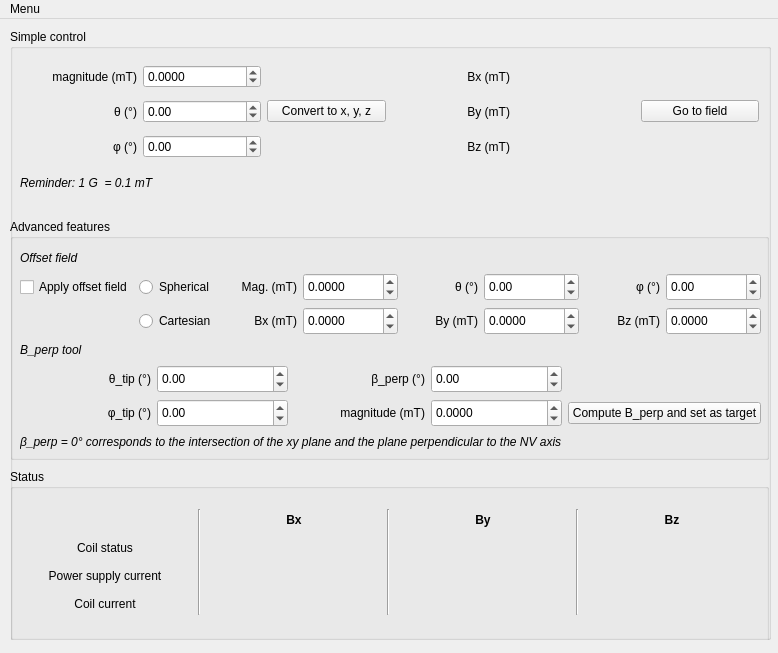
<?xml version="1.0" encoding="UTF-8"?>
<ui version="4.0">
 <class>MainWindow</class>
 <widget class="QMainWindow" name="MainWindow">
  <property name="geometry">
   <rect>
    <x>0</x>
    <y>0</y>
    <width>778</width>
    <height>653</height>
   </rect>
  </property>
  <property name="windowTitle">
   <string>Vector magnet</string>
  </property>
  <widget class="QWidget" name="centralwidget">
   <widget class="QWidget" name="verticalLayoutWidget">
    <property name="geometry">
     <rect>
      <x>10</x>
      <y>10</y>
      <width>761</width>
      <height>611</height>
     </rect>
    </property>
    <layout class="QVBoxLayout" name="verticalLayout">
     <item>
      <widget class="QGroupBox" name="groupBox">
       <property name="title">
        <string>Simple control</string>
       </property>
       <widget class="QWidget" name="layoutWidget">
        <property name="geometry">
         <rect>
          <x>8</x>
          <y>30</y>
          <width>741</width>
          <height>106</height>
         </rect>
        </property>
        <layout class="QGridLayout" name="gridLayout_general_control">
         <item row="3" column="4">
          <widget class="QLabel" name="display_z">
           <property name="text">
            <string/>
           </property>
           <property name="alignment">
            <set>Qt::AlignCenter</set>
           </property>
          </widget>
         </item>
         <item row="1" column="1">
          <widget class="QDoubleSpinBox" name="doubleSpinBox_magnitude">
           <property name="locale">
            <locale language="English" country="UnitedStates"/>
           </property>
           <property name="decimals">
            <number>4</number>
           </property>
           <property name="minimum">
            <double>-99999.000000000000000</double>
           </property>
           <property name="maximum">
            <double>99999.000000000000000</double>
           </property>
          </widget>
         </item>
         <item row="2" column="1">
          <widget class="QDoubleSpinBox" name="doubleSpinBox_theta">
           <property name="locale">
            <locale language="English" country="UnitedStates"/>
           </property>
           <property name="minimum">
            <double>-360.000000000000000</double>
           </property>
           <property name="maximum">
            <double>360.000000000000000</double>
           </property>
          </widget>
         </item>
         <item row="2" column="0">
          <widget class="QLabel" name="label_theta">
           <property name="text">
            <string>θ (°)</string>
           </property>
           <property name="alignment">
            <set>Qt::AlignRight|Qt::AlignTrailing|Qt::AlignVCenter</set>
           </property>
          </widget>
         </item>
         <item row="1" column="0">
          <widget class="QLabel" name="label_magnitude">
           <property name="text">
            <string>magnitude (mT)</string>
           </property>
           <property name="alignment">
            <set>Qt::AlignRight|Qt::AlignTrailing|Qt::AlignVCenter</set>
           </property>
          </widget>
         </item>
         <item row="1" column="4">
          <widget class="QLabel" name="display_x">
           <property name="text">
            <string/>
           </property>
           <property name="alignment">
            <set>Qt::AlignCenter</set>
           </property>
          </widget>
         </item>
         <item row="2" column="5">
          <widget class="QPushButton" name="pushButton_go_to">
           <property name="text">
            <string>Go to field</string>
           </property>
          </widget>
         </item>
         <item row="1" column="3">
          <widget class="QLabel" name="label_x">
           <property name="text">
            <string>Bx (mT)</string>
           </property>
           <property name="alignment">
            <set>Qt::AlignRight|Qt::AlignTrailing|Qt::AlignVCenter</set>
           </property>
          </widget>
         </item>
         <item row="3" column="1">
          <widget class="QDoubleSpinBox" name="doubleSpinBox_phi">
           <property name="locale">
            <locale language="English" country="UnitedStates"/>
           </property>
           <property name="minimum">
            <double>-360.000000000000000</double>
           </property>
           <property name="maximum">
            <double>360.000000000000000</double>
           </property>
          </widget>
         </item>
         <item row="3" column="3">
          <widget class="QLabel" name="label_z">
           <property name="text">
            <string>Bz (mT)</string>
           </property>
           <property name="alignment">
            <set>Qt::AlignRight|Qt::AlignTrailing|Qt::AlignVCenter</set>
           </property>
          </widget>
         </item>
         <item row="3" column="0">
          <widget class="QLabel" name="label_phi">
           <property name="text">
            <string>φ (°)</string>
           </property>
           <property name="alignment">
            <set>Qt::AlignRight|Qt::AlignTrailing|Qt::AlignVCenter</set>
           </property>
          </widget>
         </item>
         <item row="2" column="3">
          <widget class="QLabel" name="label_y">
           <property name="text">
            <string>By (mT)</string>
           </property>
           <property name="alignment">
            <set>Qt::AlignRight|Qt::AlignTrailing|Qt::AlignVCenter</set>
           </property>
          </widget>
         </item>
         <item row="2" column="2">
          <widget class="QPushButton" name="pushButton_convert">
           <property name="text">
            <string>Convert to x, y, z</string>
           </property>
          </widget>
         </item>
         <item row="2" column="4">
          <widget class="QLabel" name="display_y">
           <property name="text">
            <string/>
           </property>
           <property name="alignment">
            <set>Qt::AlignCenter</set>
           </property>
          </widget>
         </item>
        </layout>
       </widget>
       <widget class="QLabel" name="label">
        <property name="geometry">
         <rect>
          <x>10</x>
          <y>140</y>
          <width>140</width>
          <height>28</height>
         </rect>
        </property>
        <property name="font">
         <font>
          <italic>true</italic>
         </font>
        </property>
        <property name="text">
         <string>Reminder: 1 G  = 0.1 mT</string>
        </property>
       </widget>
       <widget class="QGroupBox" name="groupBox_3">
        <property name="geometry">
         <rect>
          <x>0</x>
          <y>190</y>
          <width>759</width>
          <height>241</height>
         </rect>
        </property>
        <property name="title">
         <string>Advanced features</string>
        </property>
        <widget class="QWidget" name="verticalLayoutWidget_2">
         <property name="geometry">
          <rect>
           <x>10</x>
           <y>30</y>
           <width>741</width>
           <height>202</height>
          </rect>
         </property>
         <layout class="QVBoxLayout" name="verticalLayout_2">
          <item>
           <widget class="QLabel" name="label_3">
            <property name="font">
             <font>
              <italic>true</italic>
             </font>
            </property>
            <property name="text">
             <string>Offset field</string>
            </property>
           </widget>
          </item>
          <item>
           <layout class="QGridLayout" name="gridLayout_2">
            <item row="0" column="0">
             <widget class="QCheckBox" name="offset_checkBox">
              <property name="text">
               <string>Apply offset field</string>
              </property>
             </widget>
            </item>
            <item row="0" column="2">
             <widget class="QLabel" name="label_5">
              <property name="text">
               <string>Mag. (mT)</string>
              </property>
              <property name="alignment">
               <set>Qt::AlignRight|Qt::AlignTrailing|Qt::AlignVCenter</set>
              </property>
             </widget>
            </item>
            <item row="0" column="6">
             <widget class="QLabel" name="label_7">
              <property name="text">
               <string>φ (°)</string>
              </property>
              <property name="alignment">
               <set>Qt::AlignRight|Qt::AlignTrailing|Qt::AlignVCenter</set>
              </property>
             </widget>
            </item>
            <item row="0" column="3">
             <widget class="QDoubleSpinBox" name="offset_mag_doubleSpinBox">
              <property name="minimumSize">
               <size>
                <width>75</width>
                <height>28</height>
               </size>
              </property>
              <property name="locale">
               <locale language="English" country="UnitedStates"/>
              </property>
              <property name="decimals">
               <number>4</number>
              </property>
              <property name="minimum">
               <double>-99999.000000000000000</double>
              </property>
              <property name="maximum">
               <double>99999.000000000000000</double>
              </property>
             </widget>
            </item>
            <item row="1" column="1">
             <widget class="QRadioButton" name="cartesian_radioButton">
              <property name="text">
               <string>Cartesian</string>
              </property>
             </widget>
            </item>
            <item row="0" column="5">
             <widget class="QDoubleSpinBox" name="offset_theta_doubleSpinBox">
              <property name="minimumSize">
               <size>
                <width>75</width>
                <height>28</height>
               </size>
              </property>
              <property name="locale">
               <locale language="English" country="UnitedStates"/>
              </property>
              <property name="minimum">
               <double>-360.000000000000000</double>
              </property>
              <property name="maximum">
               <double>360.000000000000000</double>
              </property>
             </widget>
            </item>
            <item row="0" column="1">
             <widget class="QRadioButton" name="spherical_radioButton">
              <property name="text">
               <string>Spherical</string>
              </property>
             </widget>
            </item>
            <item row="0" column="4">
             <widget class="QLabel" name="label_6">
              <property name="text">
               <string>θ (°)</string>
              </property>
              <property name="alignment">
               <set>Qt::AlignRight|Qt::AlignTrailing|Qt::AlignVCenter</set>
              </property>
             </widget>
            </item>
            <item row="0" column="7">
             <widget class="QDoubleSpinBox" name="offset_phi_doubleSpinBox">
              <property name="minimumSize">
               <size>
                <width>75</width>
                <height>28</height>
               </size>
              </property>
              <property name="locale">
               <locale language="English" country="UnitedStates"/>
              </property>
              <property name="minimum">
               <double>-360.000000000000000</double>
              </property>
              <property name="maximum">
               <double>360.000000000000000</double>
              </property>
             </widget>
            </item>
            <item row="1" column="2">
             <widget class="QLabel" name="label_8">
              <property name="text">
               <string>Bx (mT)</string>
              </property>
              <property name="alignment">
               <set>Qt::AlignRight|Qt::AlignTrailing|Qt::AlignVCenter</set>
              </property>
             </widget>
            </item>
            <item row="1" column="4">
             <widget class="QLabel" name="label_9">
              <property name="text">
               <string>By (mT)</string>
              </property>
              <property name="alignment">
               <set>Qt::AlignRight|Qt::AlignTrailing|Qt::AlignVCenter</set>
              </property>
             </widget>
            </item>
            <item row="1" column="6">
             <widget class="QLabel" name="label_10">
              <property name="text">
               <string>Bz (mT)</string>
              </property>
              <property name="alignment">
               <set>Qt::AlignRight|Qt::AlignTrailing|Qt::AlignVCenter</set>
              </property>
             </widget>
            </item>
            <item row="1" column="3">
             <widget class="QDoubleSpinBox" name="offset_Bx_doubleSpinBox">
              <property name="minimumSize">
               <size>
                <width>75</width>
                <height>28</height>
               </size>
              </property>
              <property name="locale">
               <locale language="English" country="UnitedStates"/>
              </property>
              <property name="decimals">
               <number>4</number>
              </property>
              <property name="minimum">
               <double>-99999.000000000000000</double>
              </property>
              <property name="maximum">
               <double>99999.000000000000000</double>
              </property>
             </widget>
            </item>
            <item row="1" column="5">
             <widget class="QDoubleSpinBox" name="offset_By_doubleSpinBox">
              <property name="minimumSize">
               <size>
                <width>75</width>
                <height>28</height>
               </size>
              </property>
              <property name="locale">
               <locale language="English" country="UnitedStates"/>
              </property>
              <property name="decimals">
               <number>4</number>
              </property>
              <property name="minimum">
               <double>-99999.000000000000000</double>
              </property>
              <property name="maximum">
               <double>99999.000000000000000</double>
              </property>
              <property name="value">
               <double>0.000000000000000</double>
              </property>
             </widget>
            </item>
            <item row="1" column="7">
             <widget class="QDoubleSpinBox" name="offset_Bz_doubleSpinBox">
              <property name="minimumSize">
               <size>
                <width>75</width>
                <height>28</height>
               </size>
              </property>
              <property name="locale">
               <locale language="English" country="UnitedStates"/>
              </property>
              <property name="decimals">
               <number>4</number>
              </property>
              <property name="minimum">
               <double>-99999.000000000000000</double>
              </property>
              <property name="maximum">
               <double>99999.000000000000000</double>
              </property>
             </widget>
            </item>
           </layout>
          </item>
          <item>
           <widget class="QLabel" name="label_4">
            <property name="font">
             <font>
              <italic>true</italic>
             </font>
            </property>
            <property name="text">
             <string>B_perp tool</string>
            </property>
           </widget>
          </item>
          <item>
           <layout class="QGridLayout" name="gridLayout_3">
            <item row="0" column="1">
             <widget class="QDoubleSpinBox" name="theta_tip_doubleSpinBox">
              <property name="minimumSize">
               <size>
                <width>75</width>
                <height>28</height>
               </size>
              </property>
              <property name="locale">
               <locale language="English" country="UnitedStates"/>
              </property>
              <property name="minimum">
               <double>-360.000000000000000</double>
              </property>
              <property name="maximum">
               <double>360.000000000000000</double>
              </property>
             </widget>
            </item>
            <item row="0" column="2">
             <widget class="QLabel" name="label_13">
              <property name="text">
               <string>β_perp (°)</string>
              </property>
              <property name="alignment">
               <set>Qt::AlignRight|Qt::AlignTrailing|Qt::AlignVCenter</set>
              </property>
             </widget>
            </item>
            <item row="0" column="3">
             <widget class="QDoubleSpinBox" name="beta_perp_doubleSpinBox">
              <property name="minimumSize">
               <size>
                <width>75</width>
                <height>28</height>
               </size>
              </property>
              <property name="locale">
               <locale language="English" country="UnitedStates"/>
              </property>
              <property name="minimum">
               <double>-360.000000000000000</double>
              </property>
              <property name="maximum">
               <double>360.000000000000000</double>
              </property>
             </widget>
            </item>
            <item row="1" column="0">
             <widget class="QLabel" name="label_12">
              <property name="text">
               <string>φ_tip (°)</string>
              </property>
              <property name="alignment">
               <set>Qt::AlignRight|Qt::AlignTrailing|Qt::AlignVCenter</set>
              </property>
             </widget>
            </item>
            <item row="1" column="1">
             <widget class="QDoubleSpinBox" name="phi_tip_doubleSpinBox">
              <property name="minimumSize">
               <size>
                <width>75</width>
                <height>28</height>
               </size>
              </property>
              <property name="locale">
               <locale language="English" country="UnitedStates"/>
              </property>
              <property name="minimum">
               <double>-360.000000000000000</double>
              </property>
              <property name="maximum">
               <double>360.000000000000000</double>
              </property>
             </widget>
            </item>
            <item row="0" column="0">
             <widget class="QLabel" name="label_11">
              <property name="text">
               <string>θ_tip (°)</string>
              </property>
              <property name="alignment">
               <set>Qt::AlignRight|Qt::AlignTrailing|Qt::AlignVCenter</set>
              </property>
             </widget>
            </item>
            <item row="1" column="4">
             <widget class="QPushButton" name="B_perp_pushButton">
              <property name="text">
               <string>Compute B_perp and set as target</string>
              </property>
             </widget>
            </item>
            <item row="1" column="2">
             <widget class="QLabel" name="label_magnitude_2">
              <property name="text">
               <string>magnitude (mT)</string>
              </property>
              <property name="alignment">
               <set>Qt::AlignRight|Qt::AlignTrailing|Qt::AlignVCenter</set>
              </property>
             </widget>
            </item>
            <item row="1" column="3">
             <widget class="QDoubleSpinBox" name="doubleSpinBox_magnitude_Bperp">
              <property name="minimumSize">
               <size>
                <width>75</width>
                <height>28</height>
               </size>
              </property>
              <property name="locale">
               <locale language="English" country="UnitedStates"/>
              </property>
              <property name="decimals">
               <number>4</number>
              </property>
              <property name="minimum">
               <double>-99999.000000000000000</double>
              </property>
              <property name="maximum">
               <double>99999.000000000000000</double>
              </property>
             </widget>
            </item>
           </layout>
          </item>
          <item>
           <widget class="QLabel" name="label_14">
            <property name="font">
             <font>
              <italic>true</italic>
             </font>
            </property>
            <property name="text">
             <string>β_perp = 0° corresponds to the intersection of the xy plane and the plane perpendicular to the NV axis</string>
            </property>
           </widget>
          </item>
         </layout>
        </widget>
       </widget>
       <widget class="QGroupBox" name="groupBox_2">
        <property name="geometry">
         <rect>
          <x>0</x>
          <y>440</y>
          <width>759</width>
          <height>321</height>
         </rect>
        </property>
        <property name="title">
         <string>Status</string>
        </property>
        <widget class="QWidget" name="layoutWidget">
         <property name="geometry">
          <rect>
           <x>8</x>
           <y>40</y>
           <width>741</width>
           <height>106</height>
          </rect>
         </property>
         <layout class="QGridLayout" name="gridLayout">
          <item row="2" column="6">
           <widget class="QLabel" name="iout_z_display">
            <property name="text">
             <string/>
            </property>
            <property name="alignment">
             <set>Qt::AlignCenter</set>
            </property>
           </widget>
          </item>
          <item row="0" column="1" rowspan="4">
           <widget class="Line" name="line_3">
            <property name="orientation">
             <enum>Qt::Vertical</enum>
            </property>
           </widget>
          </item>
          <item row="3" column="4">
           <widget class="QLabel" name="imag_y_display">
            <property name="text">
             <string/>
            </property>
            <property name="alignment">
             <set>Qt::AlignCenter</set>
            </property>
           </widget>
          </item>
          <item row="0" column="5" rowspan="4">
           <widget class="Line" name="line_2">
            <property name="orientation">
             <enum>Qt::Vertical</enum>
            </property>
           </widget>
          </item>
          <item row="2" column="4">
           <widget class="QLabel" name="iout_y_display">
            <property name="text">
             <string/>
            </property>
            <property name="alignment">
             <set>Qt::AlignCenter</set>
            </property>
           </widget>
          </item>
          <item row="1" column="2">
           <widget class="QLabel" name="Bx_status_display">
            <property name="text">
             <string/>
            </property>
            <property name="alignment">
             <set>Qt::AlignCenter</set>
            </property>
           </widget>
          </item>
          <item row="1" column="6">
           <widget class="QLabel" name="Bz_status_display">
            <property name="text">
             <string/>
            </property>
            <property name="alignment">
             <set>Qt::AlignCenter</set>
            </property>
           </widget>
          </item>
          <item row="2" column="0">
           <widget class="QLabel" name="ps_current_label">
            <property name="text">
             <string>Power supply current</string>
            </property>
            <property name="alignment">
             <set>Qt::AlignCenter</set>
            </property>
           </widget>
          </item>
          <item row="1" column="4">
           <widget class="QLabel" name="By_status_display">
            <property name="text">
             <string/>
            </property>
            <property name="alignment">
             <set>Qt::AlignCenter</set>
            </property>
           </widget>
          </item>
          <item row="0" column="6">
           <widget class="QLabel" name="Bz_label">
            <property name="font">
             <font>
              <weight>75</weight>
              <bold>true</bold>
             </font>
            </property>
            <property name="text">
             <string>Bz</string>
            </property>
            <property name="alignment">
             <set>Qt::AlignCenter</set>
            </property>
           </widget>
          </item>
          <item row="3" column="2">
           <widget class="QLabel" name="imag_x_display">
            <property name="text">
             <string/>
            </property>
            <property name="alignment">
             <set>Qt::AlignCenter</set>
            </property>
           </widget>
          </item>
          <item row="0" column="4">
           <widget class="QLabel" name="By_label">
            <property name="font">
             <font>
              <weight>75</weight>
              <bold>true</bold>
             </font>
            </property>
            <property name="text">
             <string>By</string>
            </property>
            <property name="alignment">
             <set>Qt::AlignCenter</set>
            </property>
           </widget>
          </item>
          <item row="2" column="2">
           <widget class="QLabel" name="iout_x_display">
            <property name="text">
             <string/>
            </property>
            <property name="alignment">
             <set>Qt::AlignCenter</set>
            </property>
           </widget>
          </item>
          <item row="0" column="3" rowspan="4">
           <widget class="Line" name="line">
            <property name="orientation">
             <enum>Qt::Vertical</enum>
            </property>
           </widget>
          </item>
          <item row="3" column="6">
           <widget class="QLabel" name="imag_z_display">
            <property name="text">
             <string/>
            </property>
            <property name="alignment">
             <set>Qt::AlignCenter</set>
            </property>
           </widget>
          </item>
          <item row="0" column="2">
           <widget class="QLabel" name="Bx_label">
            <property name="font">
             <font>
              <weight>75</weight>
              <bold>true</bold>
             </font>
            </property>
            <property name="text">
             <string>Bx</string>
            </property>
            <property name="textFormat">
             <enum>Qt::AutoText</enum>
            </property>
            <property name="alignment">
             <set>Qt::AlignCenter</set>
            </property>
           </widget>
          </item>
          <item row="3" column="0">
           <widget class="QLabel" name="coil_current_label">
            <property name="text">
             <string>Coil current</string>
            </property>
            <property name="alignment">
             <set>Qt::AlignCenter</set>
            </property>
           </widget>
          </item>
          <item row="1" column="0">
           <widget class="QLabel" name="label_2">
            <property name="text">
             <string>Coil status</string>
            </property>
            <property name="alignment">
             <set>Qt::AlignCenter</set>
            </property>
           </widget>
          </item>
         </layout>
        </widget>
       </widget>
      </widget>
     </item>
    </layout>
   </widget>
  </widget>
  <widget class="QMenuBar" name="menuBar">
   <property name="geometry">
    <rect>
     <x>0</x>
     <y>0</y>
     <width>778</width>
     <height>25</height>
    </rect>
   </property>
   <widget class="QMenu" name="menuMenu">
    <property name="title">
     <string>Menu</string>
    </property>
    <addaction name="actionClose"/>
   </widget>
   <addaction name="menuMenu"/>
  </widget>
  <action name="actionClose">
   <property name="text">
    <string>Close</string>
   </property>
  </action>
 </widget>
 <tabstops>
  <tabstop>doubleSpinBox_magnitude</tabstop>
  <tabstop>doubleSpinBox_theta</tabstop>
  <tabstop>doubleSpinBox_phi</tabstop>
  <tabstop>pushButton_convert</tabstop>
  <tabstop>pushButton_go_to</tabstop>
  <tabstop>offset_checkBox</tabstop>
  <tabstop>spherical_radioButton</tabstop>
  <tabstop>offset_mag_doubleSpinBox</tabstop>
  <tabstop>offset_theta_doubleSpinBox</tabstop>
  <tabstop>offset_phi_doubleSpinBox</tabstop>
  <tabstop>cartesian_radioButton</tabstop>
  <tabstop>offset_Bx_doubleSpinBox</tabstop>
  <tabstop>offset_By_doubleSpinBox</tabstop>
  <tabstop>offset_Bz_doubleSpinBox</tabstop>
  <tabstop>theta_tip_doubleSpinBox</tabstop>
  <tabstop>phi_tip_doubleSpinBox</tabstop>
  <tabstop>beta_perp_doubleSpinBox</tabstop>
  <tabstop>doubleSpinBox_magnitude_Bperp</tabstop>
  <tabstop>B_perp_pushButton</tabstop>
 </tabstops>
 <resources/>
 <connections>
  <connection>
   <sender>actionClose</sender>
   <signal>triggered()</signal>
   <receiver>MainWindow</receiver>
   <slot>close()</slot>
   <hints>
    <hint type="sourcelabel">
     <x>-1</x>
     <y>-1</y>
    </hint>
    <hint type="destinationlabel">
     <x>387</x>
     <y>72</y>
    </hint>
   </hints>
  </connection>
 </connections>
</ui>
